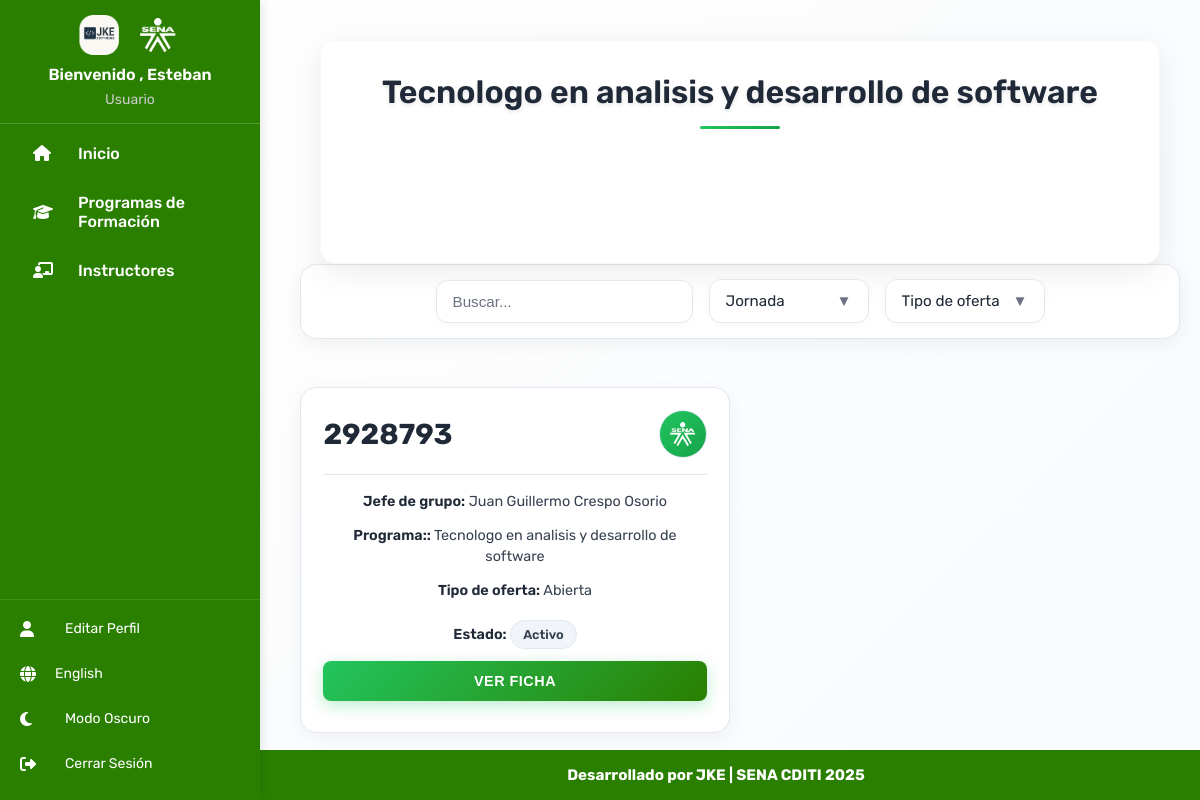
Screenshot of /index.php?page=components/Fichas/listar_fichas&id_programa=16 (signed in) with the database file from the repository.
### tables this page shows
CREATE TABLE `programas_formacion` (
  `Id_programa` int(11) NOT NULL,
  `nombre_programa` varchar(255) NOT NULL,
  `tipo_programa` enum('tecnico','tecnologo') NOT NULL DEFAULT 'tecnico',
  `estado` enum('activo','inactivo') DEFAULT 'activo'
);

CREATE TABLE `fichas` (
  `Id_ficha` int(11) NOT NULL,
  `programa_formación` varchar(100) DEFAULT NULL,
  `Estado_ficha` varchar(20) DEFAULT NULL,
  `Horas_Totales` int(11) DEFAULT NULL,
  `Jornada` varchar(20) DEFAULT NULL,
  `Jefe_grupo` int(11) DEFAULT NULL,
  `numero_ficha` varchar(50) DEFAULT NULL,
  `Id_programa` int(11) DEFAULT NULL,
  `tipo_oferta` varchar(50) NOT NULL DEFAULT 'Abierta'
);

CREATE TABLE `instructores` (
  `Id_instructor` int(11) NOT NULL,
  `nombre` varchar(20) DEFAULT NULL,
  `apellido` varchar(20) DEFAULT NULL,
  `Email` varchar(200) DEFAULT NULL,
  `fecha_inicio_contrato` date DEFAULT NULL,
  `fecha_fin_contrato` date DEFAULT NULL,
  `T_documento` varchar(10) NOT NULL,
  `N_Documento` varchar(20) DEFAULT NULL,
  `N_Telefono` varchar(20) DEFAULT NULL,
  `Contraseña` varchar(255) DEFAULT NULL,
  `Ficha` int(11) DEFAULT NULL,
  `Tipo_instructor` varchar(20) DEFAULT NULL,
  `rol_instructor` enum('clave','transversal','tecnico') DEFAULT 'tecnico',
  `Id_usuario` int(11) DEFAULT NULL
);

### components/Fichas/listar_fichas.php (the view, shortened to what this page needs)
<?php
$idioma = $_SESSION['lang'] ?? 'es';
$lang = include __DIR__ . '/../../lang/' . $idioma . '.php';
require_once __DIR__ . '/../../functions/autenticacion_login.php';
$id_programa = $_GET['id_programa'] ?? null;
$titulo = $lang['fichas_titulo'] ?? 'Fichas del Programa';
if ($id_programa && is_numeric($id_programa)) {
    $stmt = $conn->prepare("SELECT nombre_programa FROM programas_formacion WHERE Id_programa = ?");
    $stmt->bind_param("i", $id_programa);
    $stmt->execute();
    $resultado = $stmt->get_result()->fetch_assoc();
    $titulo = $resultado ? $resultado['nombre_programa'] : ($lang['fichas_no_encontrado'] ?? 'Programa no encontrado');
}
$estado_filtro = strtolower($_GET['estado'] ?? '');
$jornada_filtro = $_GET['jornada'] ?? '';
$tipo_oferta_filtro = $_GET['tipo_oferta'] ?? '';
$is_admin = isset($_SESSION['usuario']) && strtolower($_SESSION['usuario']['rol']) === 'administrador';
?>
<!DOCTYPE html>
<html lang="<?= $idioma ?>">
<head>
  <link rel="stylesheet" href="assets/css/listar_fichas.css">
  <link rel="stylesheet" href="assets/css/header.css">
  <link rel="stylesheet" href="assets/css/footer.css">
</head>
<body>
<div class="container">
  <div class="titulo">
    <h1 class="title"><?= htmlspecialchars($titulo) ?></h1>
  </div>
</div>
<div class="controls">
  <form method="GET" action="index.php" style="display: flex; gap: 1rem; align-items: center;">
    <div class="search-box">
      <input type="text" placeholder="<?= $lang['buscar'] ?? 'Buscar...' ?>" id="searchInput">
    </div>
    <div class="dropdown-container">
      <div class="dropdown-wrapper">
        <div class="dropdown" onclick="toggleDropdown()">
          <span id="selectedJornada"><?= htmlspecialchars($jornada_filtro ?: ($lang['seleccionar_jornada'] ?? 'Jornada')) ?></span>
          <span class="arrow">▼</span>
        </div>
      </div>
    </div>
    <div class="dropdown-container">
      <div class="dropdown-wrapper">
        <div class="dropdown" onclick="toggleDropdownTipoOferta()">
          <span id="selectedTipoOferta"><?= htmlspecialchars($tipo_oferta_filtro ?: ($lang['tipo_oferta'] ?? 'Tipo de oferta')) ?></span>
          <span class="arrow">▼</span>
        </div>
      </div>
    </div>
  </form>
</div>
<?php
$sql = "SELECT f.*, i.nombre AS jefe_nombre, i.apellido AS jefe_apellido, p.nombre_programa
        FROM fichas f
        LEFT JOIN instructores i ON f.Jefe_grupo = i.Id_instructor
        LEFT JOIN programas_formacion p ON f.Id_programa = p.Id_programa
        WHERE f.Id_programa = ?";
$params = [$id_programa];
$types = "i";
if (!$is_admin) {
    $sql .= " AND f.Estado_ficha = ?";
    $params[] = 'Activo';
    $types .= "s";
} elseif ($estado_filtro && $estado_filtro !== 'todos') {
    $sql .= " AND f.Estado_ficha = ?";
    $params[] = $estado_filtro;
    $types .= "s";
}
$stmt = $conn->prepare($sql);
$stmt->bind_param($types, ...$params);
$stmt->execute();
$result = $stmt->get_result();
?>
<div class="fichas-grid">
<?php while ($row = $result->fetch_assoc()):
  $estado = $row['Estado_ficha'] ?? 'Activo';
?>
  <div class="ficha-card" data-jornada="<?= strtolower($row['Jornada']) ?>">
      <div class="card-header">
          <span class="numero"><?= $row['numero_ficha'] ?></span>
          <div class="sena-logo">
              <img src="/proyecto-sena/assets/img/logo-sena.png" alt="Logo SENA" style="height:28px;">
          </div>
      </div>
      <p><strong><?= $lang['jefe_grupo'] ?? 'Jefe de grupo' ?>:</strong> <?= htmlspecialchars($row['jefe_nombre'] . ' ' . $row['jefe_apellido']) ?></p>
      <p><strong><?= $lang['programa'] ?? 'Programa' ?>:</strong> <?= htmlspecialchars($row['nombre_programa']) ?></p>
      <p><strong><?= $lang['tipo_oferta'] ?? 'Tipo de oferta' ?>:</strong> <?= htmlspecialchars($row['tipo_oferta']) ?></p>
      <p><strong><?= $lang['estado'] ?? 'Estado' ?>:</strong> <span class="estado-text"><?= htmlspecialchars($lang[strtolower($estado)] ?? $estado) ?></span></p>
      <button class="btn-ver-ficha" onclick="verFicha(<?= $row['Id_ficha'] ?>)"><?= $lang['ver_ficha'] ?? 'Ver Ficha' ?></button>
  </div>
<?php endwhile; ?>
</div>
</body>
</html>

### assets/css/header.css (style rules this page uses)
* { margin: 0; padding: 0; box-sizing: border-box; }
body { font-family: 'Rubik', sans-serif; background-color: white; color: #242424; transition: all 0.3s ease; }

### includes/main.php (style rules this page uses)
body { visibility: hidden; }

### rows the page displays
programas_formacion: nombre_programa "Tecnologo en analisis y desarrollo de software"
fichas: numero_ficha "2928793", Jefe_grupo.apellido "Juan Guillermo Crespo Osorio", Id_programa.nombre_programa "Tecnologo en analisis y desarrollo de software", tipo_oferta "Abierta", Estado_ficha "Activo"

### other values shown
$translations['welcome'] "Bienvenido"
$_SESSION['usuario']['nombre'] "Esteban"
$_SESSION['usuario']['rol'] "Usuario"
$translations['home'] "Inicio"
$translations['training_programs'] "Programas de Formación"
$translations['instructors'] "Instructores"
$translations['edit_profile'] "Editar Perfil"
$translations['dark_mode'] "Modo Oscuro"
$translations['logout'] "Cerrar Sesión"
$jornada_filtro ?: ($lang['seleccionar_jornada'] ?? 'Jornada') "Jornada"
$tipo_oferta_filtro ?: ($lang['tipo_oferta'] ?? 'Tipo de oferta') "Tipo de oferta"
$translations['footer_text'] "Desarrollado por JKE | SENA CDITI"
